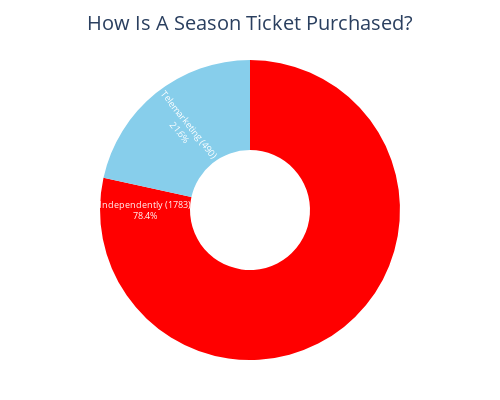

Notebook code for this chart:
### Code cell
def plot_purchase_method_pie(df, column='co_purchaser_email'):
    """
    Plots a pie chart of purchase methods (Independently vs Telemarketing).
    """
    # Do not modify original df
    temp_df = df.copy()

    # Vectorized assignment of purchase method
    temp_df['purchase_method'] = np.where(temp_df[column].isna(), 'Independently', 'Telemarketing')

    # Count
    counts = temp_df['purchase_method'].value_counts()

    # Prepare data
    purchase_methods = ['Independently', 'Telemarketing']
    values = [counts.get(method, 0) for method in purchase_methods]
    labels = [f"{method} ({count})" for method, count in zip(purchase_methods, values)]
    colors = ['red', 'skyblue']

    # Plot
    fig = go.Figure(data=[
        go.Pie(
            labels=labels,
            values=values,
            marker=dict(colors=colors),
            hole=0.4,
            textinfo='label+percent',
            textposition='inside',
            insidetextorientation='radial',
            textfont=dict(size=16, color='white')
        )
    ])

    fig.update_layout(
        title=dict(text='How Is A Season Ticket Purchased?', x=0.5, font=dict(size=20)),
        height=400,
        width=500,
        margin=dict(t=60, b=40, l=40, r=40),
        showlegend=False
    )

    fig.show()

# Example call
plot_purchase_method_pie(perc)

### Figure 1 — Plotly figure (JSON) as saved in the notebook; plotly's stock layout.template omitted (floating-point values rounded to 4 significant figures)
{"data": [{"hole": 0.4, "insidetextorientation": "radial", "labels": ["Independently (1783)", "Telemarketing (490)"], "marker": {"colors": ["red", "skyblue"]}, "textfont": {"color": "white", "size": 16}, "textinfo": "label+percent", "textposition": "inside", "type": "pie", "values": [1783, 490]}], "layout": {"height": 400, "margin": {"b": 40, "l": 40, "r": 40, "t": 60}, "showlegend": false, "title": {"font": {"size": 20}, "text": "How Is A Season Ticket Purchased?", "x": 0.5}, "width": 500}}
